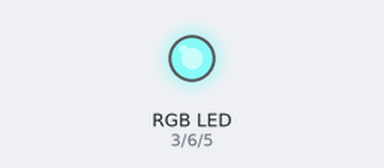
A sketch run on a simulated Arduino Uno, built with avr-gcc and run on an emulated ATmega328P. Parts: an RGB LED mixed from three pins (HIGH = lit). Dim RGB values are drawn brighter than linear.

Above: at 0.05 s.
At 1.3 s:
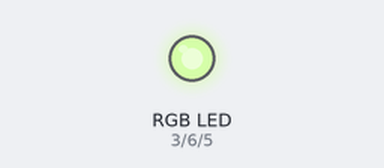
At 2.6 s:
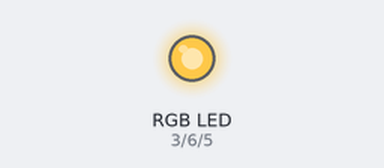
At 5.2 s:
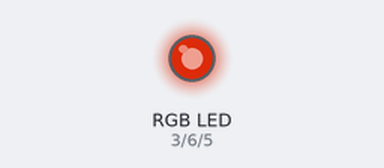
At 7.75 s:
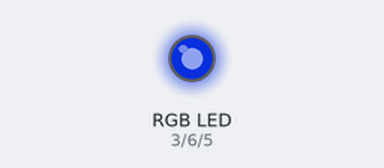
At 10.35 s:
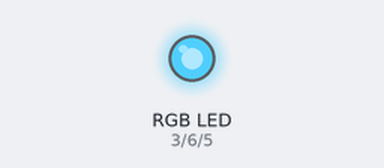
Timing chart, 0 to 14.3 s (numbered marks = the images above):
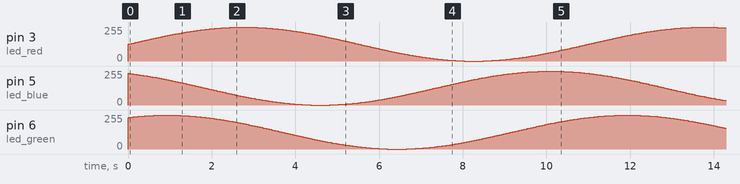

The sketch:

kah_0_1.ino
```cpp
byte  led_red = 3,
      led_green = 6,
      led_blue = 5;

void setup()
{
  pinMode(led_red, OUTPUT);
  pinMode(led_green, OUTPUT);
  pinMode(led_blue, OUTPUT);

}

// the loop function runs over and over again forever
void loop()
{
  hook();

  delay(30);
}

/*
void printHex(byte *buffer, byte bufferSize) {
  for (byte i = 0; i < bufferSize; i++) {
    Serial.print(buffer[i] < 0x10 ? " 0" : " ");
    Serial.print(buffer[i], HEX);
  }
}
*/
```

hook.ino
```cpp
float clk = 0;
//float fi = 0;
boolean up_clk = true;


void hook()
{

  analogWrite( led_red, 127+127*sin(clk*3.14/180) );

  analogWrite( led_green, 127+127*sin(clk*3.14/180 + 3.14/3) );

  analogWrite(led_blue, 127+127*sin(clk*3.14/180 + 2*3.14/3) );

  clk++;
  /*
  if (up_clk)
  {
    clk++;
  }
  else
  {
    clk--;
  }

  if (clk==0)
  {
    up_clk = true;
  }

  if (clk==250)
  {
    up_clk = false;
  }

  analogWrite( led_red,  clk);
  */
  /*
  digitalWrite(led_red, HIGH);
  delay(500);
  digitalWrite(led_red, LOW);
  delay(500);

  digitalWrite(led_green, HIGH);
  delay(500);
  digitalWrite(led_green, LOW);
  delay(500);

  digitalWrite(led_blue, HIGH);
  delay(500);
  digitalWrite(led_blue, LOW);
  delay(500);
  */

}
```
